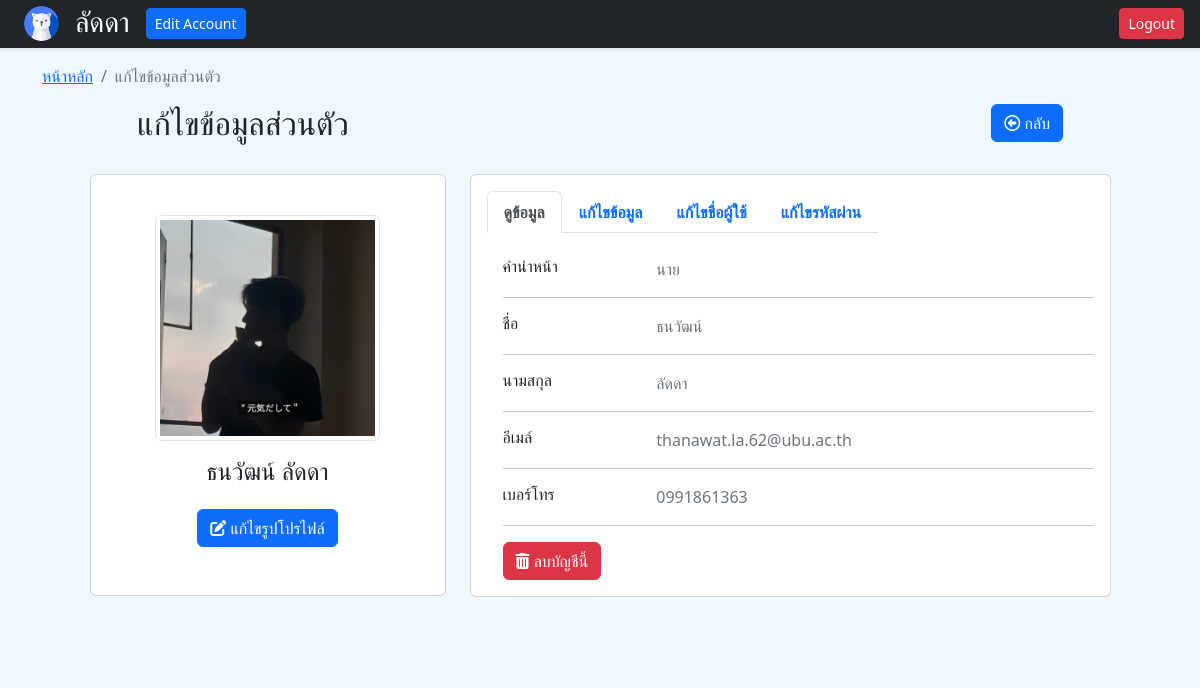
The page /?page=teacher_edit (signed in) on the database its author committed.
### tables this page shows
CREATE TABLE `teacher` (
  `id` int(11) NOT NULL,
  `prefix` varchar(255) DEFAULT NULL,
  `fname` varchar(255) NOT NULL,
  `lname` varchar(255) NOT NULL,
  `email` varchar(255) NOT NULL,
  `phone` varchar(11) DEFAULT NULL,
  `profile` varchar(255) DEFAULT NULL,
  `username` varchar(255) NOT NULL,
  `password` varchar(255) NOT NULL,
  `cr_time` datetime NOT NULL,
  `up_time` datetime DEFAULT NULL
);

### php/function.php (called while the page is built, shortened)
<?php
class lms{
	public $dbConnect = false;
	private $host  = 'localhost';
    private $user  = 'root';
    private $password   = "";
    private $database  = "project";
    public function __construct(){
        if(!$this->dbConnect){
            $conn = new mysqli($this->host, $this->user, $this->password, $this->database);
            if($conn->connect_error){
                die("Error failed to connect to MySQL: " . $conn->connect_error);
            }else{
                $this->dbConnect = $conn;
            }
        }
    }
	public function select($table,$rows="*",$where = null){
		if ($where != null) {
			$sql="SELECT $rows FROM $table WHERE $where";
		}else{
			$sql="SELECT $rows FROM $table";
		}
		$result = $this->dbConnect->query($sql);
		$data= array();
		while ($row = mysqli_fetch_array($result, MYSQLI_ASSOC)) {
			$data[]=$row;
		}
		return $data;
	}
}
?>

### view/teacher_edit.php (the view, shortened to what this page needs)
<?php
    $teacher = $lms->select('teacher',"*","id='$id_teacher'");
?>
<div class="py-5 pt-3" style="background-color:#f0f8ff;">
    <div class="container">
        <nav aria-label="breadcrumb">
            <ol class="breadcrumb">
                <li class="breadcrumb-item"><a href="index.php">หน้าหลัก</a></li>
                <li class="breadcrumb-item active" aria-current="page">แก้ไขข้อมูลส่วนตัว</li>
            </ol>
        </nav>
        <div class="row mb-4 d-flex justify-content-center">
            <div class="col-sm-5">
                <h2>แก้ไขข้อมูลส่วนตัว</h2>
            </div>
            <div class="col-sm-5 text-end">
                <a class="btn btn-primary" href="index.php"><i class="fa-regular fa-circle-left"></i>&nbsp;กลับ</a>
            </div>
        </div>
        <div class="row gutters-sm justify-content-center">
            <div class="col-md-4 mb-3">
                <div class="card">
                    <div class="card-body pb-4">
                        <div class="d-flex flex-column align-items-center text-center pt-4">
                            <img src="<?php if($teacher[0]['profile']==''){echo 'image/profile/cat.png';}
                            else{echo 'upload/img_teacher/'.$teacher[0]['profile'];}?>" class="img-thumbnail"
                                width="225">
                            <div class="mt-3 pb-4">
                                <h4 class="pb-3"
                                    style="width:280px;white-space:nowrap; overflow:hidden; text-overflow:ellipsis;">
                                    <?php echo $teacher[0]['fname'].' '.$teacher[0]['lname']; ?>
                                </h4>
                                <button class="btn btn-primary" data-bs-toggle="modal" data-bs-target="#profileModal"><i
                                        class="fa-solid fa-pen-to-square"></i>&nbsp;แก้ไขรูปโปรไฟล์</button>
                            </div>
                        </div>
                    </div>
                </div>
            </div>
            <div class="col-md-7">
                <div class="card mb-3">
                    <div class="card-body">
                        <div class="col-sm-12">
                            <nav class="nav">
                                <div class="nav nav-tabs" id="nav-tab" role="tablist">
                                    <button class="nav-link active" id="nav-show-tab" data-bs-toggle="tab"
                                        data-bs-target="#nav-show" type="button" role="tab" aria-controls="nav-show"
                                        aria-selected="true"><b>ดูข้อมูล</b>
                                    </button>
                                    <button class="nav-link" id="nav-edit-tab" data-bs-toggle="tab"
                                        data-bs-target="#nav-edit" type="button" role="tab" aria-controls="nav-edit"
                                        aria-selected="false"><b>แก้ไขข้อมูล</b>
                                    </button>
                                    <button class="nav-link" id="nav-user-tab" data-bs-toggle="tab"
                                        data-bs-target="#nav-user" type="button" role="tab" aria-controls="nav-user"
                                        aria-selected="false"><b>แก้ไขชื่อผู้ใช้</b>
                                    </button>
                                    <button class="nav-link" id="nav-password-tab" data-bs-toggle="tab"
                                        data-bs-target="#nav-password" type="button" role="tab"
                                        aria-controls="nav-password" aria-selected="false"><b>แก้ไขรหัสผ่าน</b>
                                    </button>
                                </div>
                            </nav>
                        </div>
                        <br>
                        <div class="tab-content" id="nav-tabContent">
                            <div class="tab-pane fade show active" id="nav-show" role="tabpanel"
                                aria-labelledby="nav-show-tab">
                                <div class="ps-3">
                                    <div class="row">
                                        <div class="col-sm-3">
                                            <h6 class="mb-0">คำนำหน้า</h6>
                                        </div>
                                        <div class="col-sm-9 text-secondary">
                                            <?= $teacher[0]['prefix'] ?>
                                        </div>
                                    </div>
                                    <hr>
                                    <div class="row">
                                        <div class="col-sm-3">
                                            <h6 class="mb-0">ชื่อ</h6>
                                        </div>
                                        <div class="col-sm-9 text-secondary">
                                            <?= $teacher[0]['fname'] ?>
                                        </div>
                                    </div>
                                    <hr>
                                    <div class="row">
                                        <div class="col-sm-3">
                                            <h6 class="mb-0">นามสกุล</h6>
                                        </div>
                                        <div class="col-sm-9 text-secondary">
                                            <?= $teacher[0]['lname'] ?>
                                        </div>
                                    </div>
                                    <hr>
                                    <div class="row">
                                        <div class="col-sm-3">
                                            <h6 class="mb-0">อีเมล์</h6>
                                        </div>
                                        <div class="col-sm-9 text-secondary">
                                            <?= $teacher[0]['email'] ?>
                                        </div>
                                    </div>
                                    <hr>
                                    <div class="row">
                                        <div class="col-sm-3">
                                            <h6 class="mb-0">เบอร์โทร</h6>
                                        </div>
                                        <div class="col-sm-9 text-secondary">
                                            <?= $teacher[0]['phone'] ?>
                                        </div>
                                    </div>
                                    <hr>
                                    <div class="col-md-3">
                                        <button class="btn btn-danger" data-bs-toggle="modal"
                                            data-bs-target="#profiledelModal"><i
                                                class="fa-solid fa-trash-can"></i>&nbsp;ลบบัญชีนี้</button>
                                    </div>
                                </div>
                            </div>
                        </div>
                    </div>
                </div>
            </div>
        </div>
    </div>
</div>

### rows shown on the page
teacher: profile (picture), fname "ธนวัฒน์", lname "ลัดดา", prefix "นาย", email "thanawat.la.62@ubu.ac.th", phone "0991861363"

### other values the page prints
$_SESSION['name_teacher'] "ลัดดา"
